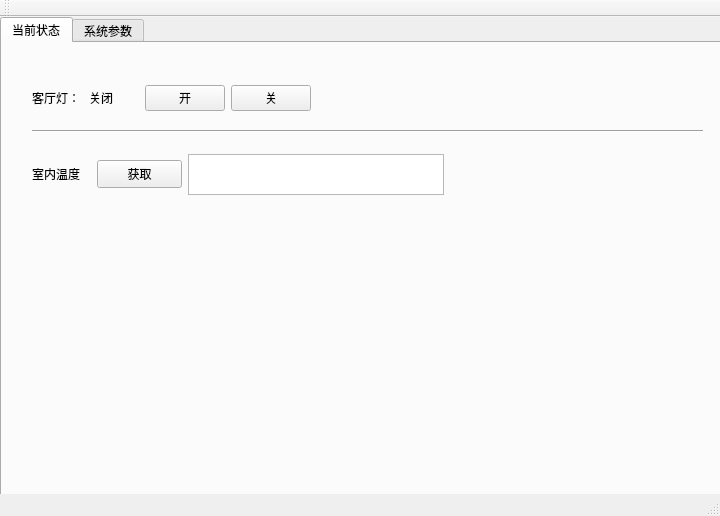
<?xml version="1.0" encoding="UTF-8"?>
<ui version="4.0">
 <class>MainWindow</class>
 <widget class="QMainWindow" name="MainWindow">
  <property name="geometry">
   <rect>
    <x>0</x>
    <y>0</y>
    <width>720</width>
    <height>516</height>
   </rect>
  </property>
  <property name="windowTitle">
   <string>EHOME主界面</string>
  </property>
  <widget class="QWidget" name="centralwidget">
   <widget class="QTabWidget" name="tabWidget">
    <property name="geometry">
     <rect>
      <x>0</x>
      <y>0</y>
      <width>721</width>
      <height>481</height>
     </rect>
    </property>
    <property name="currentIndex">
     <number>0</number>
    </property>
    <widget class="QWidget" name="tab">
     <attribute name="title">
      <string>当前状态</string>
     </attribute>
     <widget class="Line" name="line_3">
      <property name="geometry">
       <rect>
        <x>30</x>
        <y>80</y>
        <width>671</width>
        <height>16</height>
       </rect>
      </property>
      <property name="orientation">
       <enum>Qt::Horizontal</enum>
      </property>
     </widget>
     <widget class="QWidget" name="layoutWidget">
      <property name="geometry">
       <rect>
        <x>30</x>
        <y>40</y>
        <width>279</width>
        <height>30</height>
       </rect>
      </property>
      <layout class="QHBoxLayout" name="horizontalLayout_5">
       <item>
        <widget class="QLabel" name="label">
         <property name="text">
          <string>客厅灯：</string>
         </property>
        </widget>
       </item>
       <item>
        <widget class="QLabel" name="label_2">
         <property name="text">
          <string>关闭</string>
         </property>
        </widget>
       </item>
       <item>
        <widget class="QPushButton" name="LEDonBtn">
         <property name="text">
          <string>开</string>
         </property>
        </widget>
       </item>
       <item>
        <widget class="QPushButton" name="LEDoffBtn">
         <property name="text">
          <string>关</string>
         </property>
        </widget>
       </item>
      </layout>
     </widget>
     <widget class="QWidget" name="layoutWidget">
      <property name="geometry">
       <rect>
        <x>30</x>
        <y>110</y>
        <width>414</width>
        <height>43</height>
       </rect>
      </property>
      <layout class="QHBoxLayout" name="horizontalLayout_4">
       <item>
        <widget class="QLabel" name="label_3">
         <property name="maximumSize">
          <size>
           <width>59</width>
           <height>18</height>
          </size>
         </property>
         <property name="text">
          <string>室内温度</string>
         </property>
        </widget>
       </item>
       <item>
        <widget class="QPushButton" name="getTempBtn">
         <property name="maximumSize">
          <size>
           <width>85</width>
           <height>28</height>
          </size>
         </property>
         <property name="text">
          <string>获取</string>
         </property>
        </widget>
       </item>
       <item>
        <widget class="QTextBrowser" name="temperatureTB">
         <property name="maximumSize">
          <size>
           <width>256</width>
           <height>41</height>
          </size>
         </property>
        </widget>
       </item>
      </layout>
     </widget>
    </widget>
    <widget class="QWidget" name="tab_2">
     <attribute name="title">
      <string>系统参数</string>
     </attribute>
     <widget class="Line" name="line">
      <property name="geometry">
       <rect>
        <x>10</x>
        <y>60</y>
        <width>671</width>
        <height>16</height>
       </rect>
      </property>
      <property name="orientation">
       <enum>Qt::Horizontal</enum>
      </property>
     </widget>
     <widget class="Line" name="line_2">
      <property name="geometry">
       <rect>
        <x>10</x>
        <y>110</y>
        <width>671</width>
        <height>16</height>
       </rect>
      </property>
      <property name="orientation">
       <enum>Qt::Horizontal</enum>
      </property>
     </widget>
     <widget class="QWidget" name="layoutWidget">
      <property name="geometry">
       <rect>
        <x>10</x>
        <y>80</y>
        <width>349</width>
        <height>29</height>
       </rect>
      </property>
      <layout class="QHBoxLayout" name="horizontalLayout">
       <item>
        <widget class="QLabel" name="label_6">
         <property name="text">
          <string>系统升级：</string>
         </property>
        </widget>
       </item>
       <item>
        <widget class="QPushButton" name="kernelUpdateBtn">
         <property name="text">
          <string>Kernel</string>
         </property>
        </widget>
       </item>
       <item>
        <widget class="QPushButton" name="rootfsUpdateBtn">
         <property name="text">
          <string>Rootfs</string>
         </property>
        </widget>
       </item>
       <item>
        <widget class="QPushButton" name="userdataUpdateBtn">
         <property name="text">
          <string>Userdata</string>
         </property>
        </widget>
       </item>
      </layout>
     </widget>
     <widget class="QWidget" name="layoutWidget">
      <property name="geometry">
       <rect>
        <x>10</x>
        <y>130</y>
        <width>571</width>
        <height>41</height>
       </rect>
      </property>
      <layout class="QHBoxLayout" name="horizontalLayout_3">
       <item>
        <widget class="QLabel" name="label_4">
         <property name="text">
          <string>硬件版本：</string>
         </property>
        </widget>
       </item>
       <item>
        <widget class="QLabel" name="hwVersionLabel">
         <property name="text">
          <string/>
         </property>
        </widget>
       </item>
       <item>
        <widget class="QLabel" name="label_5">
         <property name="text">
          <string>软件版本：</string>
         </property>
        </widget>
       </item>
       <item>
        <widget class="QLabel" name="swVersionLabel">
         <property name="text">
          <string/>
         </property>
        </widget>
       </item>
      </layout>
     </widget>
     <widget class="QWidget" name="layoutWidget">
      <property name="geometry">
       <rect>
        <x>10</x>
        <y>20</y>
        <width>668</width>
        <height>33</height>
       </rect>
      </property>
      <layout class="QHBoxLayout" name="horizontalLayout_2">
       <item>
        <widget class="QPushButton" name="systemInfoBtn">
         <property name="maximumSize">
          <size>
           <width>71</width>
           <height>27</height>
          </size>
         </property>
         <property name="text">
          <string>系统信息</string>
         </property>
        </widget>
       </item>
       <item>
        <widget class="QLabel" name="label_7">
         <property name="maximumSize">
          <size>
           <width>66</width>
           <height>21</height>
          </size>
         </property>
         <property name="text">
          <string>CPU频率：</string>
         </property>
        </widget>
       </item>
       <item>
        <widget class="QTextBrowser" name="CPUfreqTB">
         <property name="maximumSize">
          <size>
           <width>115</width>
           <height>31</height>
          </size>
         </property>
        </widget>
       </item>
       <item>
        <widget class="QLabel" name="label_8">
         <property name="text">
          <string>空闲内存：</string>
         </property>
        </widget>
       </item>
       <item>
        <widget class="QTextBrowser" name="memspaceTB">
         <property name="enabled">
          <bool>false</bool>
         </property>
         <property name="maximumSize">
          <size>
           <width>115</width>
           <height>31</height>
          </size>
         </property>
        </widget>
       </item>
       <item>
        <widget class="QLabel" name="label_9">
         <property name="text">
          <string>剩余磁盘：</string>
         </property>
        </widget>
       </item>
       <item>
        <widget class="QTextBrowser" name="diskspaceTB">
         <property name="maximumSize">
          <size>
           <width>115</width>
           <height>31</height>
          </size>
         </property>
        </widget>
       </item>
      </layout>
     </widget>
     <zorder>layoutWidget</zorder>
     <zorder>layoutWidget</zorder>
     <zorder>layoutWidget</zorder>
     <zorder>line</zorder>
     <zorder>line_2</zorder>
    </widget>
   </widget>
  </widget>
  <widget class="QStatusBar" name="statusbar"/>
  <widget class="QToolBar" name="toolBar">
   <property name="windowTitle">
    <string>toolBar</string>
   </property>
   <attribute name="toolBarArea">
    <enum>TopToolBarArea</enum>
   </attribute>
   <attribute name="toolBarBreak">
    <bool>false</bool>
   </attribute>
  </widget>
  <action name="action123">
   <property name="text">
    <string>123</string>
   </property>
  </action>
 </widget>
 <resources/>
 <connections/>
</ui>
